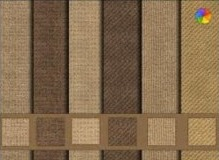
#> input picture Section4/bill.jpeg, 219 x 160 px, found by its file name
$ python provit.py
#> lines starting #> are read from the running program, lines starting #| are printed output that depends on the picture
import cv2 as cv
import numpy as np

img = cv.imread("C:/Users/behrooz/PycharmProjects/VisionComputing/Section4/bill.jpeg", 0)
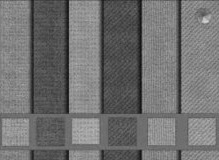
#> img: shape (160, 219); min 12, max 212, mean 112.5
cv.imshow("source image", img)

result=cv.bilateralFilter(img,9,75,75)
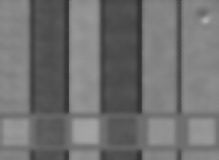
#> result: shape (160, 219); min 49, max 173, mean 112.7
# kernel = np.array([[-1,0, 1],
#                    [-1, 0, 1],
#                    [-1, 0, 1]])
kernel = np.array([[-1,-1, -1],
                   [0, 0, 0],
                   [1, 1, 1]])
result = cv.filter2D(result, -1, kernel=kernel)
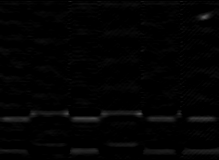
#> result: shape (160, 219); min 0, max 92, mean 3
cv.imshow("change image", result)
cv.waitKey(0)
